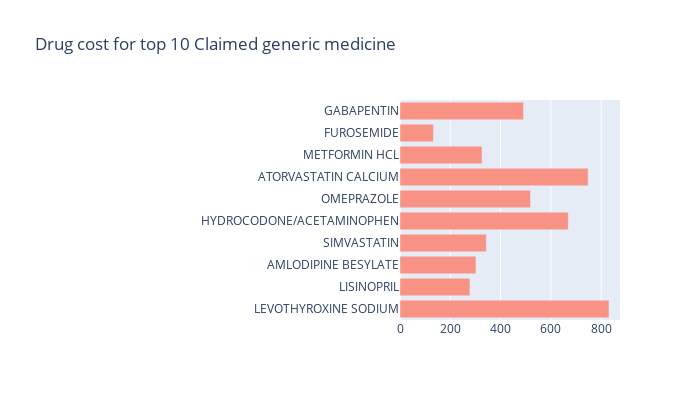

Notebook code cell kept with this figure:
### Code cell
df = response3.head(10)
y = df.generic_name
x = df.drug_cost_million
trace1 = go.Bar(x=x, y=y, orientation="h", marker=dict(color='#f79284'),)
layout = dict(height=400, width=700, margin=dict(l=400), title='Drug cost for top 10 Claimed generic medicine')
data = [trace1]

fig = go.Figure(data=data, layout=layout)
iplot(fig, filename='stacked-bar')

### Figure 1 — Plotly figure (JSON) as saved in the notebook; plotly's stock layout.template omitted (floating-point values rounded to 4 significant figures)
{"data": [{"marker": {"color": "#f79284"}, "orientation": "h", "x": [831, 278, 302, 343, 669, 519, 748, 326, 133, 491], "y": ["LEVOTHYROXINE SODIUM", "LISINOPRIL", "AMLODIPINE BESYLATE", "SIMVASTATIN", "HYDROCODONE/ACETAMINOPHEN", "OMEPRAZOLE", "ATORVASTATIN CALCIUM", "METFORMIN HCL", "FUROSEMIDE", "GABAPENTIN"], "type": "bar"}], "layout": {"height": 400, "margin": {"l": 400}, "title": {"text": "Drug cost for top 10 Claimed generic medicine"}, "width": 700, "xaxis": {"type": "linear", "range": [0, 874.7], "autorange": true}, "yaxis": {"type": "category", "range": [-0.5, 9.5], "autorange": true}}}
